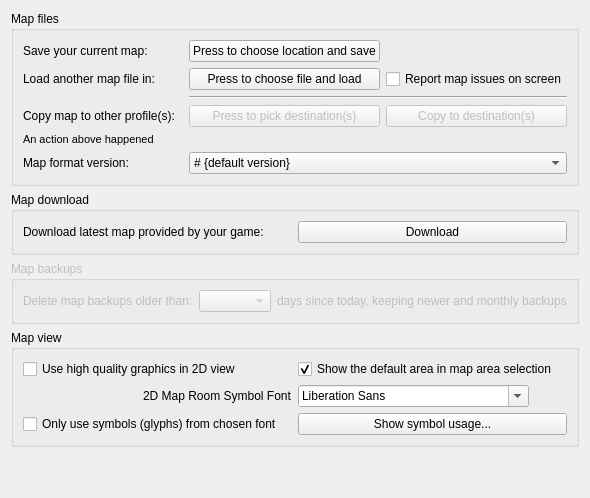
     <widget class="QWidget" name="tab_mapper">
      <attribute name="title">
       <string>Mapper</string>
      </attribute>
      <layout class="QGridLayout" name="gridLayout_24">
       <item row="0" column="0">
        <widget class="QGroupBox" name="groupBox_mapFiles">
         <property name="title">
          <string>Map files</string>
         </property>
         <layout class="QGridLayout" name="gridLayout_3">
          <item row="0" column="0">
           <widget class="QLabel" name="label_saveMap">
            <property name="text">
             <string>Save your current map:</string>
            </property>
            <property name="buddy">
             <cstring>pushButton_saveMap</cstring>
            </property>
           </widget>
          </item>
          <item row="0" column="1">
           <widget class="QPushButton" name="pushButton_saveMap">
            <property name="text">
             <string>Press to choose location and save</string>
            </property>
           </widget>
          </item>
          <item row="1" column="0">
           <widget class="QLabel" name="label_loadMap">
            <property name="text">
             <string>Load another map file in:</string>
            </property>
            <property name="buddy">
             <cstring>pushButton_loadMap</cstring>
            </property>
           </widget>
          </item>
          <item row="1" column="1">
           <widget class="QPushButton" name="pushButton_loadMap">
            <property name="text">
             <string>Press to choose file and load</string>
            </property>
           </widget>
          </item>
          <item row="1" column="2">
           <widget class="QCheckBox" name="checkBox_reportMapIssuesOnScreen">
            <property name="toolTip">
             <string>&lt;p&gt;Mudlet now does some sanity checking and repairing to clean up issues that may have arisen in previous version due to faulty code or badly documented commands.&lt;/p&gt;&lt;p&gt;However if significant problems are found the report can be quite extensive, particular for larger maps. In order to reduce the amount of on-screen messages this option (if not set) will cause most of the text to not be displayed - except for a suggestion to review the '&lt;b&gt;&lt;i&gt;./log/errors.txt&lt;/i&gt;&lt;/b&gt;' file in the specific profile's directory which will contain the equivelent details and can be referred to if other manual changes are felt necessary.&lt;/p&gt;&lt;p&gt;&lt;i&gt;This file is appended to and each report it contains should be date and time stamped and (unlike the on-screen version that reports issues as they occur) is sorted so that issues specific to a particular map area or room are collected in one part in each report.&lt;/i&gt;&lt;/p&gt;</string>
            </property>
            <property name="text">
             <string>Report map issues on screen</string>
            </property>
           </widget>
          </item>
          <item row="2" column="1" colspan="2">
           <widget class="Line" name="line_aboveCopyMap">
            <property name="orientation">
             <enum>Qt::Horizontal</enum>
            </property>
           </widget>
          </item>
          <item row="3" column="0">
           <widget class="QLabel" name="label_copyMap">
            <property name="text">
             <string>Copy map to other profile(s):</string>
            </property>
            <property name="buddy">
             <cstring>pushButton_chooseProfiles</cstring>
            </property>
           </widget>
          </item>
          <item row="3" column="1">
           <widget class="QPushButton" name="pushButton_chooseProfiles">
            <property name="enabled">
             <bool>false</bool>
            </property>
            <property name="toolTip">
             <string>&lt;p&gt;Use this button to bring up a menu which lists the other profiles in your system. Click on each one that you want to copy the current map &lt;i&gt;as it &lt;b&gt;now is&lt;/b&gt; in &lt;b&gt;this profile&lt;/b&gt;&lt;/i&gt; to those profiles. You can return here and change the selection whilst this dialog is still open but no changes or copies will be made &lt;b&gt;until you press the &amp;quot;&lt;/b&gt;&lt;i&gt;Copy to Destination(s)&amp;quot; button&lt;/i&gt;&lt;/b&gt;. When that button is pressed each of the selected profiles will be examined to determine the room where the player is located in each of those profiles: for profiles that are not loaded, the most recently saved map file is used; for profiles that &lt;b&gt;are&lt;/b&gt; currently loaded at this time, the room where the player is currently is is noted. All of the room numbers for those locations are then written out in the save of the map for &lt;b&gt;this&lt;/b&gt; profile with the normal &lt;i&gt;date-time-stamped&lt;/i&gt; name which is then copied to where the maps are stored for the other profiles. For the other profiles that are active they will then reload the new map and then should replace the player in the location noted - if it still exists; this may be not exactly the right place if there has been movement in the other profile in the meantime so this is best done when all active profiles to be so updated are quiesent!&lt;/p&gt;&lt;p&gt;To enable all the individual instances of a map that is shared between profiles to be kept in step it is best if all the profiles are updated in this manner at the same time rather than separately as previous versions of Mudlet did. If the map iteself is being edited it is essential for that to be done in one active profile at a time otherwise unsaved changes in one profile will get lost when a new map from a different profile is copied over and loaded!&lt;/p&gt;&lt;p&gt;&lt;i&gt;The previous control at this point in the &amp;quot;Profile Preferences&amp;quot; has been changed because it did not lend itself to modifications to enabling multiple profiles to be selected at once.&lt;/i&gt;&lt;/p&gt;</string>
            </property>
            <property name="text">
             <string>Press to pick destination(s)</string>
            </property>
           </widget>
          </item>
          <item row="3" column="2">
           <widget class="QPushButton" name="pushButton_copyMap">
            <property name="enabled">
             <bool>false</bool>
            </property>
            <property name="toolTip">
             <string>&lt;p&gt;Use this button to make the copy of the current map in &lt;b&gt;this profile&lt;/b&gt; to each of the &lt;i&gt;profiles&lt;/i&gt; selected via the control to the left. Those profiles will be examined to determine the room where the player is located in each of those profiles: for profiles that are not loaded, the most recently saved map file is used; for profiles that &lt;b&gt;are&lt;/b&gt; currently loaded at this time, the room where the player is currently located is noted. All of the room numbers for those locations are then included in the saved data of the map for &lt;b&gt;this&lt;/b&gt; profile with the normal &lt;i&gt;date-time-stamped&lt;/i&gt; name which is then copied to where the maps are stored for the other profiles. For the other profiles that are active they will then reload the new map and then they should replace the player in the location noted automatically - if it still exists; (this may be not exactly the right place if there has been movement in the other profile in the meantime so this is best done when all active profiles to be so updated are quiesent!)&lt;/p&gt;&lt;p&gt;To enable all the individual instances of a map that is shared between profiles to be kept in step it is best if all the profiles are updated this manner at the same time rather than separately as previous versions of Mudlet did. If the map iteself is being edited it is essential for that to be done in one active profile at a time otherwise unsaved changes in one profile will get lost when a new map from a different profile is copied over and loaded!&lt;/p&gt;</string>
            </property>
            <property name="text">
             <string>Copy to destination(s)</string>
            </property>
           </widget>
          </item>
          <item row="4" column="0" colspan="3">
           <widget class="QLabel" name="label_mapFileActionResult">
            <property name="font">
             <font>
              <pointsize>8</pointsize>
             </font>
            </property>
            <property name="text">
             <string>An action above happened</string>
            </property>
           </widget>
          </item>
          <item row="5" column="0">
           <widget class="QLabel" name="label_mapFileSaveFormatVersion">
            <property name="text">
             <string>Map format version:</string>
            </property>
           </widget>
          </item>
          <item row="5" column="1" colspan="2">
           <widget class="QComboBox" name="comboBox_mapFileSaveFormatVersion">
            <property name="sizePolicy">
             <sizepolicy hsizetype="Minimum" vsizetype="Fixed">
              <horstretch>0</horstretch>
              <verstretch>0</verstretch>
             </sizepolicy>
            </property>
            <property name="maximumSize">
             <size>
              <width>16777215</width>
              <height>16777215</height>
             </size>
            </property>
            <property name="toolTip">
             <string>&lt;p&gt;Change this to a lower version if you need to save your map in a format that can be read by older versions of Mudlet. Doing so will lose the extra data available in the current map format&lt;/p&gt;</string>
            </property>
            <property name="editable">
             <bool>false</bool>
            </property>
            <property name="currentText">
             <string># {default version}</string>
            </property>
            <item>
             <property name="text">
              <string># {default version}</string>
             </property>
            </item>
           </widget>
          </item>
         </layout>
        </widget>
       </item>
       <item row="1" column="0">
        <widget class="QGroupBox" name="groupBox_downloadMapOptions">
         <property name="title">
          <string>Map download</string>
         </property>
         <layout class="QGridLayout" name="gridLayout_23">
          <item row="0" column="0">
           <widget class="QLabel" name="label_11">
            <property name="toolTip">
             <string>&lt;p&gt;On games that provide maps for download (currently IRE games only), you can press this button to get the latest map. Note that this will &lt;span style=&quot; font-weight:600;&quot;&gt;overwrite&lt;/span&gt; any changes you've done to your map, and will use the new map only&lt;/p&gt;</string>
            </property>
            <property name="text">
             <string>Download latest map provided by your game:</string>
            </property>
            <property name="buddy">
             <cstring>buttonDownloadMap</cstring>
            </property>
           </widget>
          </item>
          <item row="0" column="1">
           <widget class="QPushButton" name="buttonDownloadMap">
            <property name="toolTip">
             <string>&lt;p&gt;On games that provide maps for download (currently IRE games only), you can press this button to get the latest map. Note that this will &lt;span style=&quot; font-weight:600;&quot;&gt;overwrite&lt;/span&gt; any changes you've done to your map, and will use the new map only&lt;/p&gt;</string>
            </property>
            <property name="text">
             <string>Download</string>
            </property>
           </widget>
          </item>
         </layout>
        </widget>
       </item>
       <item row="2" column="0">
        <widget class="QGroupBox" name="groupBox_mapBackups">
         <property name="enabled">
          <bool>false</bool>
         </property>
         <property name="title">
          <string>Map backups</string>
         </property>
         <layout class="QGridLayout" name="gridLayout_8">
          <item row="0" column="0">
           <widget class="QLabel" name="label_13">
            <property name="text">
             <string>Delete map backups older than:</string>
            </property>
            <property name="buddy">
             <cstring>comboBox</cstring>
            </property>
           </widget>
          </item>
          <item row="0" column="1">
           <widget class="QComboBox" name="comboBox">
            <property name="frame">
             <bool>true</bool>
            </property>
           </widget>
          </item>
          <item row="0" column="2">
           <widget class="QLabel" name="label_14">
            <property name="text">
             <string>days since today, keeping newer and monthly backups</string>
            </property>
            <property name="buddy">
             <cstring>comboBox</cstring>
            </property>
           </widget>
          </item>
         </layout>
        </widget>
       </item>
       <item row="3" column="0">
        <widget class="QGroupBox" name="groupBox_mapOptions">
         <property name="title">
          <string>Map view</string>
         </property>
         <layout class="QGridLayout" name="gridLayout_22">
          <item row="2" column="0" alignment="Qt::AlignRight">
           <widget class="QLabel" name="label_mapSymbolsFont">
            <property name="text">
             <string>2D Map Room Symbol Font</string>
            </property>
           </widget>
          </item>
          <item row="0" column="0">
           <widget class="QCheckBox" name="mMapperUseAntiAlias">
            <property name="toolTip">
             <string>&lt;p&gt;This enables anti-aliasing (AA) for the 2D map view, making it look smoother and nicer. Disable this if you're on a very slow computer.&lt;/p&gt;&lt;p&gt;3D map view always has anti-aliasing enabled.&lt;/p&gt;</string>
            </property>
            <property name="text">
             <string>Use high quality graphics in 2D view</string>
            </property>
           </widget>
          </item>
          <item row="2" column="1" alignment="Qt::AlignLeft">
           <widget class="QFontComboBox" name="fontComboBox_mapSymbols"/>
          </item>
          <item row="0" column="1">
           <widget class="QCheckBox" name="checkBox_showDefaultArea">
            <property name="toolTip">
             <string>&lt;p&gt;The default area (area id -1) is used by some mapper scripts as a temporary 'holding area' for rooms before they're placed in the correct area&lt;/p&gt;</string>
            </property>
            <property name="text">
             <string>Show the default area in map area selection</string>
            </property>
            <property name="checked">
             <bool>true</bool>
            </property>
           </widget>
          </item>
          <item row="3" column="0">
           <widget class="QCheckBox" name="checkBox_isOnlyMapSymbolFontToBeUsed">
            <property name="text">
             <string>Only use symbols (glyphs) from chosen font</string>
            </property>
           </widget>
          </item>
          <item row="3" column="1">
           <widget class="QPushButton" name="pushButton_showGlyphUsage">
            <property name="text">
             <string>Show symbol usage...</string>
            </property>
           </widget>
          </item>
         </layout>
        </widget>
       </item>
       <item row="4" column="0">
        <spacer name="verticalSpacer_mapper">
         <property name="orientation">
          <enum>Qt::Vertical</enum>
         </property>
         <property name="sizeHint" stdset="0">
          <size>
           <width>20</width>
           <height>40</height>
          </size>
         </property>
        </spacer>
       </item>
      </layout>
     </widget>
